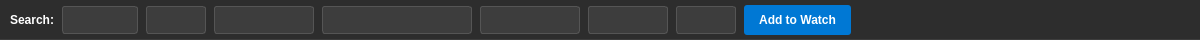
<?xml version="1.0" encoding="UTF-8"?>
<ui version="4.0">
 <class>ScripBar</class>
 <widget class="QWidget" name="ScripBar">
  <property name="geometry">
   <rect>
    <x>0</x>
    <y>0</y>
    <width>1200</width>
    <height>40</height>
   </rect>
  </property>
  <property name="sizePolicy">
   <sizepolicy hsizetype="Preferred" vsizetype="Fixed">
    <horstretch>0</horstretch>
    <verstretch>0</verstretch>
   </sizepolicy>
  </property>
  <property name="windowTitle">
   <string>Scrip Search Bar</string>
  </property>
  <property name="styleSheet">
   <string notr="true">
QWidget#ScripBar {
    background-color: #2d2d2d;
    border-bottom: 1px solid #3d3d3d;
}

QComboBox {
    background-color: #3d3d3d;
    border: 1px solid #555555;
    border-radius: 3px;
    padding: 3px 5px;
    color: #ffffff;
    min-height: 20px;
}

QComboBox:hover {
    border: 1px solid #00aaff;
}

QComboBox::drop-down {
    border: none;
    width: 20px;
}

QComboBox::down-arrow {
    image: none;
    border-left: 4px solid transparent;
    border-right: 4px solid transparent;
    border-top: 5px solid #ffffff;
    margin-right: 5px;
}

QComboBox QAbstractItemView {
    background-color: #3d3d3d;
    border: 1px solid #555555;
    selection-background-color: #00aaff;
    color: #ffffff;
}

QPushButton {
    background-color: #0078d4;
    color: white;
    border: none;
    border-radius: 3px;
    padding: 5px 15px;
    font-weight: bold;
    min-height: 20px;
}

QPushButton:hover {
    background-color: #005a9e;
}

QPushButton:pressed {
    background-color: #004578;
}

QLabel {
    color: #ffffff;
    font-weight: bold;
}
   </string>
  </property>
  <layout class="QHBoxLayout" name="scripBarLayout">
   <property name="spacing">
    <number>8</number>
   </property>
   <property name="leftMargin">
    <number>10</number>
   </property>
   <property name="topMargin">
    <number>5</number>
   </property>
   <property name="rightMargin">
    <number>10</number>
   </property>
   <property name="bottomMargin">
    <number>5</number>
   </property>
   <item>
    <widget class="QLabel" name="labelTitle">
     <property name="text">
      <string>Search:</string>
     </property>
    </widget>
   </item>
   <item>
    <widget class="QComboBox" name="cbExchange">
     <property name="maximumSize">
      <size>
       <width>80</width>
       <height>16777215</height>
      </size>
     </property>
     <property name="toolTip">
      <string>Exchange: NSE or BSE</string>
     </property>
     <property name="editable">
      <bool>false</bool>
     </property>
    </widget>
   </item>
   <item>
    <widget class="QComboBox" name="cbSegment">
     <property name="maximumSize">
      <size>
       <width>60</width>
       <height>16777215</height>
      </size>
     </property>
     <property name="toolTip">
      <string>Segment: FO, CM, CD</string>
     </property>
     <property name="editable">
      <bool>false</bool>
     </property>
    </widget>
   </item>
   <item>
    <widget class="QComboBox" name="cbInstrument">
     <property name="minimumSize">
      <size>
       <width>100</width>
       <height>0</height>
      </size>
     </property>
     <property name="toolTip">
      <string>Instrument Type</string>
     </property>
     <property name="editable">
      <bool>false</bool>
     </property>
    </widget>
   </item>
   <item>
    <widget class="QComboBox" name="cbSymbol">
     <property name="minimumSize">
      <size>
       <width>150</width>
       <height>0</height>
      </size>
     </property>
     <property name="toolTip">
      <string>Symbol/Scrip Name</string>
     </property>
     <property name="editable">
      <bool>true</bool>
     </property>
    </widget>
   </item>
   <item>
    <widget class="QComboBox" name="cbExpiry">
     <property name="minimumSize">
      <size>
       <width>100</width>
       <height>0</height>
      </size>
     </property>
     <property name="toolTip">
      <string>Expiry Date</string>
     </property>
     <property name="editable">
      <bool>false</bool>
     </property>
    </widget>
   </item>
   <item>
    <widget class="QComboBox" name="cbStrike">
     <property name="minimumSize">
      <size>
       <width>80</width>
       <height>0</height>
      </size>
     </property>
     <property name="toolTip">
      <string>Strike Price</string>
     </property>
     <property name="editable">
      <bool>false</bool>
     </property>
    </widget>
   </item>
   <item>
    <widget class="QComboBox" name="cbOptionType">
     <property name="maximumSize">
      <size>
       <width>60</width>
       <height>16777215</height>
      </size>
     </property>
     <property name="toolTip">
      <string>Option Type: CE or PE</string>
     </property>
     <property name="editable">
      <bool>false</bool>
     </property>
    </widget>
   </item>
   <item>
    <widget class="QPushButton" name="btnAddToWatch">
     <property name="text">
      <string>Add to Watch</string>
     </property>
    </widget>
   </item>
   <item>
    <spacer name="horizontalSpacer">
     <property name="orientation">
      <enum>Qt::Horizontal</enum>
     </property>
     <property name="sizeHint" stdset="0">
      <size>
       <width>40</width>
       <height>20</height>
      </size>
     </property>
    </spacer>
   </item>
  </layout>
 </widget>
 <resources/>
 <connections/>
</ui>
